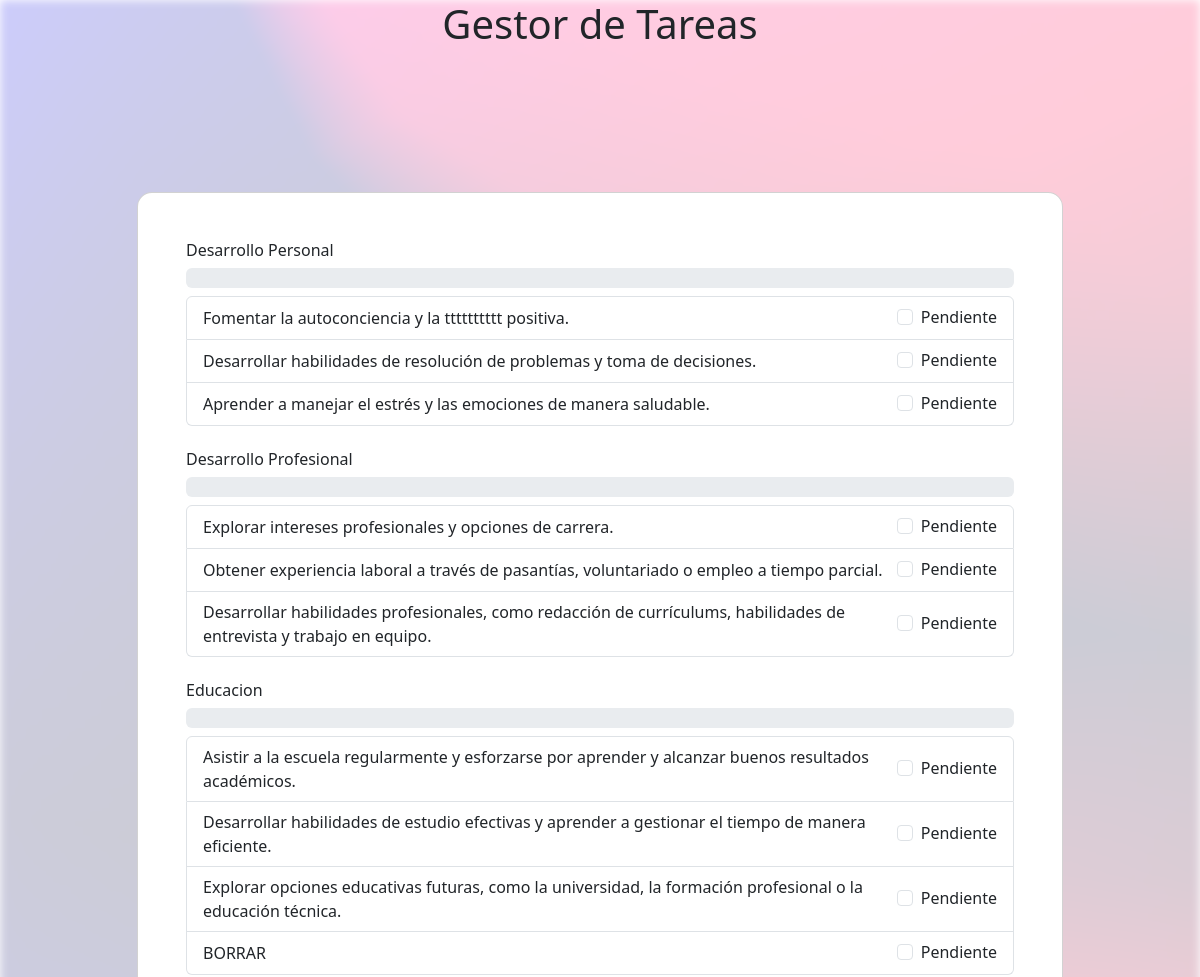
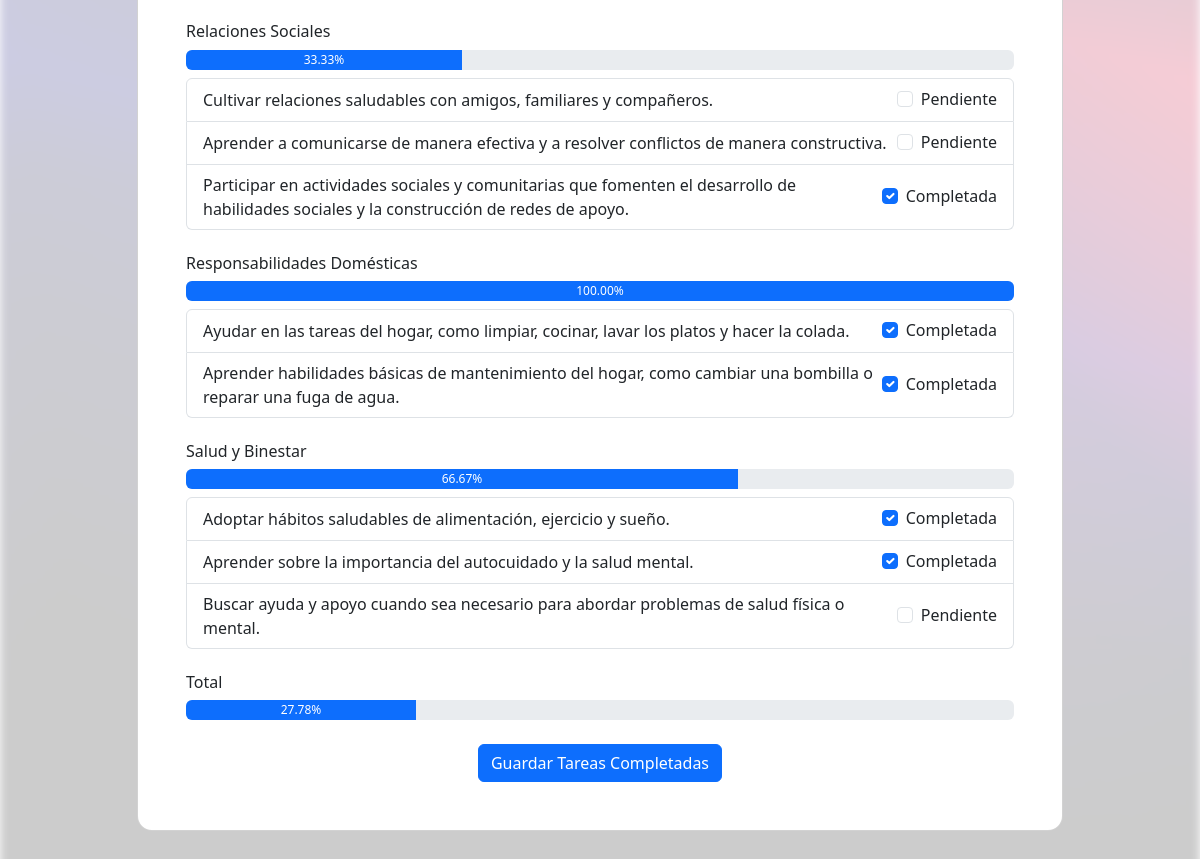
The page /indexCli.php (signed in) on the database its author committed (2 pictures, top to bottom).
### tables this page shows
CREATE TABLE `tareas_predeterminadas` (
  `id` int(11) NOT NULL,
  `categoria_id` int(11) DEFAULT NULL,
  `descripcion` text NOT NULL
);

### indexCli.php (the view, shortened to what this page needs)
<!DOCTYPE html>
<html lang="es">
<head>
    <link rel="stylesheet" href="https://cdnjs.cloudflare.com/ajax/libs/font-awesome/6.0.0/css/all.min.css">
    <link href="https://cdn.jsdelivr.net/npm/bootstrap@5.3.2/dist/css/bootstrap.min.css" rel="stylesheet">
    <link rel="stylesheet" href="CSS/style.css">
</head>
<body>
<div class="content-container">
    <center> <h1>Gestor de Tareas</h1></center>
    <form id="tareasForm" method="post" action="Model/MActualizarEstadoTarea.php">
    <section class="vh-100" >
        <div class="container py-5 h-100">
            <div class="row d-flex justify-content-center align-items-center h-100">
                <div class="col col-xl-10">
                    <div class="card" style="border-radius: 15px;">
                        <div class="card-body p-5">
                            <?php
                            include("Config/conexion.php");
                            $usuarioId = $_SESSION['usuario_id'] ?? 0;
                            $sql = "SELECT tp.id, tp.descripcion, c.nombre AS categoria_nombre, IFNULL(tu.estado, 'pendiente') AS estado
                                    FROM tareas_predeterminadas tp
                                    INNER JOIN categorias c ON tp.categoria_id = c.id
                                    LEFT JOIN tareas_usuario tu ON tu.tarea_predeterminada_id = tp.id AND tu.usuario_id = $usuarioId
                                    ORDER BY c.nombre, tp.id";
                            $resultado = mysqli_query($conexion, $sql);
                            $tareasPorCategoria = [];
                            while ($fila = mysqli_fetch_assoc($resultado)) {
                                $tareasPorCategoria[$fila['categoria_nombre']][] = $fila;
                            }
                            foreach ($tareasPorCategoria as $categoria => $tareas) {
                                echo '<h6>' . htmlspecialchars($categoria) . '</h6>';
                                echo '<div class="progress mb-2" style="height: 20px;">';
                                echo '<div class="progress-bar" role="progressbar" style="width: 0%;" aria-valuenow="0" aria-valuemin="0" aria-valuemax="100">0%</div>';
                                echo '</div>';
                                echo '<ul id="categoria_' . htmlspecialchars(str_replace(' ', '_', $categoria)) . '" class="list-group mb-4">';
                                foreach ($tareas as $tarea) {
                                    $checked = $tarea['estado'] == 'completada' ? 'checked' : '';
                                    $estadoTexto = $tarea['estado'] == 'completada' ? 'Completada' : 'Pendiente';
                                    echo '<li class="list-group-item d-flex justify-content-between align-items-center">';
                                    echo htmlspecialchars($tarea['descripcion']);
                                    echo '<div class="form-check">';
                                    echo '<input class="form-check-input tarea-checkbox" type="checkbox" name="tareas[' . $tarea['id'] . ']" id="tarea_' . $tarea['id'] . '" ' . $checked . ' data-categoria="' . htmlspecialchars($categoria) . '">';
                                    echo '<label class="form-check-label" for="tarea_' . $tarea['id'] . '">' . $estadoTexto . '</label>';
                                    echo '</div>';
                                    echo '</li>';
                                }
                                echo '</ul>';
                            }
                            ?>
                            <h6>Total</h6>
                            <div id="progress_total" class="progress" style="height: 20px;">
                                <div class="progress-bar" role="progressbar" style="width: 0%;" aria-valuenow="0" aria-valuemin="0" aria-valuemax="100">0%</div>
                            </div>
                            <br>
                            <center><button type="submit" id="enviarTareasBtn" class="btn btn-primary">Guardar Tareas Completadas</button></center>
                        </div>
                    </div>
                </div>
            </div>
        </div>
    </section>
    </form>
    </div>

### CSS/style.css (style rules this page uses)
.list-group-item { display: flex; justify-content: space-between; align-items: center; }

### indexCli.php (style rules this page uses)
body, html { height: 100%; margin: 0; }
.content-container { position: relative; background-color: rgba(255, 255, 255, 0.8); overflow: auto; height: 100%; }

### rows shown on the page
tareas_predeterminadas: descripcion "Fomentar la autoconciencia y la tttttttttt positiva.", estadoTexto "Pendiente"
tareas_predeterminadas: descripcion "Desarrollar habilidades de resolución de problemas y toma de decisiones.", estadoTexto "Pendiente"
tareas_predeterminadas: descripcion "Aprender a manejar el estrés y las emociones de manera saludable.", estadoTexto "Pendiente"
tareas_predeterminadas: descripcion "Explorar intereses profesionales y opciones de carrera.", estadoTexto "Pendiente"
tareas_predeterminadas: descripcion "Obtener experiencia laboral a través de pasantías, voluntariado o empleo a tiempo parcial.", estadoTexto "Pendiente"
tareas_predeterminadas: descripcion "Desarrollar habilidades profesionales, como redacción de currículums, habilidades de entrevista y trabajo en equipo.", estadoTexto "Pendiente"
tareas_predeterminadas: descripcion "Asistir a la escuela regularmente y esforzarse por aprender y alcanzar buenos resultados académicos.", estadoTexto "Pendiente"
tareas_predeterminadas: descripcion "Desarrollar habilidades de estudio efectivas y aprender a gestionar el tiempo de manera eficiente.", estadoTexto "Pendiente"
tareas_predeterminadas: descripcion "Explorar opciones educativas futuras, como la universidad, la formación profesional o la educación técnica.", estadoTexto "Pendiente"
tareas_predeterminadas: descripcion "BORRAR", estadoTexto "Pendiente"
tareas_predeterminadas: descripcion "Cultivar relaciones saludables con amigos, familiares y compañeros.", estadoTexto "Pendiente"
tareas_predeterminadas: descripcion "Aprender a comunicarse de manera efectiva y a resolver conflictos de manera constructiva.", estadoTexto "Pendiente"
tareas_predeterminadas: descripcion "Participar en actividades sociales y comunitarias que fomenten el desarrollo de habilidades sociales y la construcción de redes de apoyo.", estadoTexto "Completada"
tareas_predeterminadas: descripcion "Ayudar en las tareas del hogar, como limpiar, cocinar, lavar los platos y hacer la colada.", estadoTexto "Completada"
tareas_predeterminadas: descripcion "Aprender habilidades básicas de mantenimiento del hogar, como cambiar una bombilla o reparar una fuga de agua.", estadoTexto "Completada"
tareas_predeterminadas: descripcion "Adoptar hábitos saludables de alimentación, ejercicio y sueño.", estadoTexto "Completada"
tareas_predeterminadas: descripcion "Aprender sobre la importancia del autocuidado y la salud mental.", estadoTexto "Completada"
tareas_predeterminadas: descripcion "Buscar ayuda y apoyo cuando sea necesario para abordar problemas de salud física o mental.", estadoTexto "Pendiente"

### other values the page prints
$categoria "Desarrollo Personal"
$categoria "Desarrollo Profesional"
$categoria "Educacion"
$categoria "Relaciones Sociales"
$categoria "Responsabilidades Domésticas"
$categoria "Salud y Binestar"
